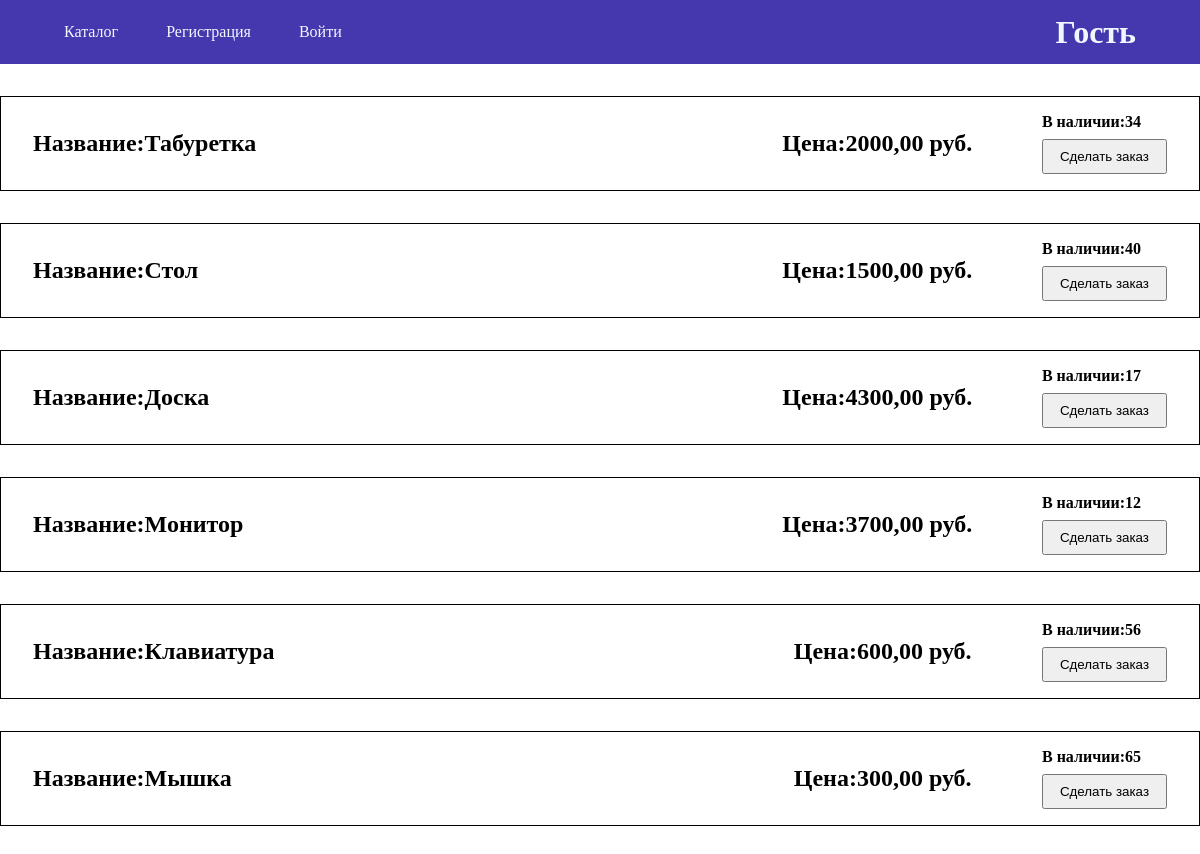
The page / on the database its author committed.
### goods/models.py (models this page shows, shortened)
class Product(models.Model):
    name = models.CharField(
        max_length=50, default="Название товара", verbose_name="Товар"
    )
    price = models.DecimalField(max_digits=10, decimal_places=2, verbose_name="Цена")
    available = models.IntegerField( verbose_name="В наличии")
    class Meta:
        verbose_name = "Товар"
        verbose_name_plural = "Товары"

### main/views.py (the view)
# urls.py: urlpatterns = [path("", views.get_products, name="get_products")]
def get_products(request):
	products = Product.objects.all()
	context = {"products": products}
	return render(request, "main/main.html", context)

### main/templates/main/main.html (shortened to what this page needs)
{% extends "main/base.html" %}
{% load static %}
{% block css %}
	<link rel="stylesheet" href="{% static "css/main.css" %}">
{% endblock css %}
{% block content %}
<div class='wrapper'>
	{% if products %}
	{% for product in products %}
	<div class='products'>
		<h2 class='name'>Название:{{product.name}}</h2>
		<h2>Цена:{{product.price}} руб.</h2>
		<div class='flex'>
			<h4>В наличии:{{product.available}}</h2>
				{% if user.is_authenticated %}
				<a href="goods/create_order">
					<button>Сделать заказ</button>
				</a>
				{% else %}
				<a href="/accounts/sign_in">
					<button>Сделать заказ</button>
				</a>
				{% endif %}
		</div>
	</div>
	{% endfor %}
	{% else %}
	<h1>Товаров нет</h1>
	{% endif %}
</div>
{% endblock content %}

### main/templates/main/base.html (shortened to what this page needs)
{% load static %}
<!DOCTYPE html>
<html lang="en">
  <head>
    <link rel="stylesheet" href="{% static "css/header.css" %}" />
	<link rel="stylesheet" href="{%static "css/base.css" %}" />
	{% block css %}
	{% endblock css %}
  </head>
  <body>
    <div class="container">
      <header>
		<div class='menu'>
			 {% if user.is_authenticated and user.is_staff %}
			 <a href="/">Каталог</a>
			 <a href="/accounts/log_out">Выйти</a>
			 <a href="/admin/">Панель администратора</a>
			  {% comment %} меню для зарегистрированного пользователя {% endcomment %}
			 {% elif user.is_authenticated %}
			 <a href="/">Каталог</a>
			 <a href="/goods/create_order">Создать заказ</a>
			 <a href="/goods/get_orders">Посмотреть заказы</a>
			 <a href="/accounts/log_out">Выйти</a>
			 {% comment %} меню для не зарегестрированного пользователя {% endcomment %}
			 {% else %}
			 <a href="/">Каталог</a>
			 <a href="/accounts/sign_up">Регистрация</a>
			 <a href="/accounts/sign_in">Войти</a>
			 {% endif %}
		</div>
		<div>
			{% if user.is_authenticated %}
			<h1>{{user.username}}</h1>
			{% else %}
			<h1>Гость</h1>
			{% endif %}
		</div>
      </header>
      {% block content %} {% endblock content %}
    </div>
  </body>
</html>

### static/css/header.css (style rules this page uses)
.menu { display: flex; gap: 3rem; align-items: center; }
header { display: flex; align-items: center; justify-content: space-between; color: aliceblue; padding: 0 4rem; height: 4rem; background: #4537ad; }

### static/css/base.css (style rules this page uses)
* { margin: 0; padding: 0; box-sizing: border-box; }
.container { max-width: 1800px; margin: 0 auto; }
a { text-decoration: none; color: inherit; }
button { padding: 0.5rem 1rem; cursor: pointer; }
.wrapper { margin-top: 2rem; }

### static/css/main.css (style rules this page uses)
.products { padding: 1rem 2rem; display: flex; justify-content: space-between; gap: 2rem; margin-bottom: 2rem; align-items: center; border: 1px solid black; }
.name { flex: 0.9; }
.flex { display: flex; gap: 0.5rem; flex-direction: column; }

### rows shown on the page
Product: name "Табуретка", price "2000,00", available "34"
Product: name "Стол", price "1500,00", available "40"
Product: name "Доска", price "4300,00", available "17"
Product: name "Монитор", price "3700,00", available "12"
Product: name "Клавиатура", price "600,00", available "56"
Product: name "Мышка", price "300,00", available "65"
